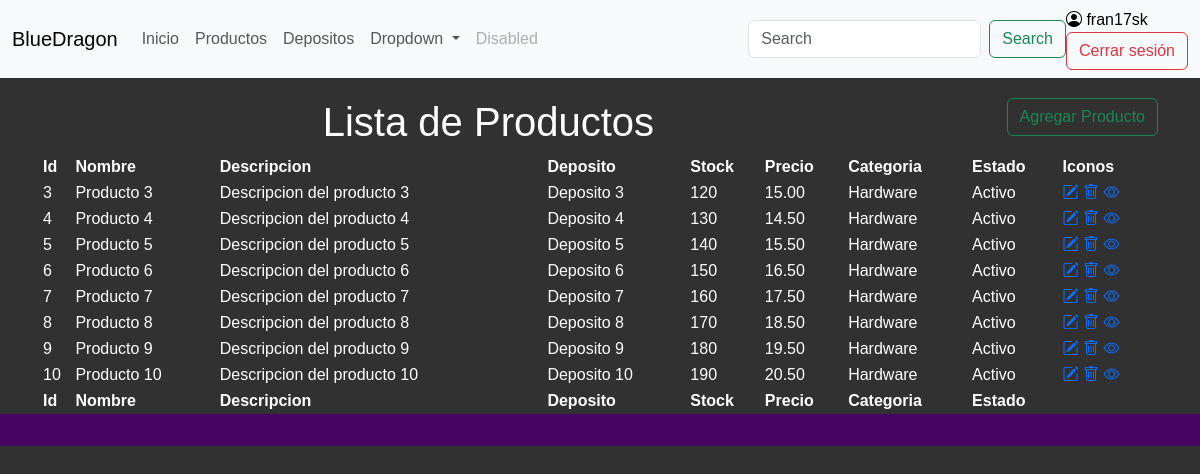
Page /productos/ (signed in) on the earlier database version.
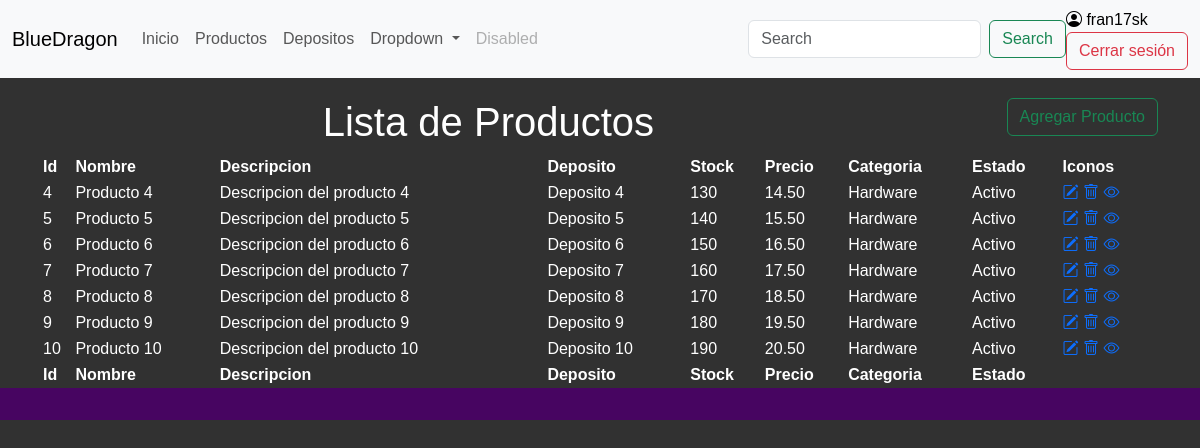
Same page on the later database version.
### mi_aplicacion/models.py (models this page shows, shortened)
class ProductoPorDeposito(models.Model):
    deposito = models.ForeignKey(Deposito, on_delete=models.CASCADE)
    producto = models.ForeignKey(Producto, on_delete=models.CASCADE)
    cantidad = models.IntegerField()
    fecha_ingreso = models.DateField(blank=True, null=True)
    estado = models.CharField(max_length=255, blank=True, null=True)
    stock_actual = models.IntegerField(blank=True, null=True)

class Producto(models.Model):
    nombre = models.CharField(max_length=255)
    descripcion = models.TextField(blank=True, null=True)
    precio = models.DecimalField(max_digits=10, decimal_places=2, blank=True, null=True)
    categoria = models.CharField(max_length=255, blank=True, null=True)
    estado = models.CharField(max_length=255, blank=True, null=True)

class Deposito(models.Model):
    nombre = models.CharField(max_length=255)
    direccion = models.CharField(max_length=255)
    telefono = models.CharField(max_length=255, blank=True, null=True)
    email = models.EmailField(blank=True, null=True)
    estado = models.CharField(max_length=255, blank=True, null=True)
    capacidad_maxima = models.IntegerField(blank=True, null=True)
    localidad = models.ForeignKey(Localidad, on_delete=models.SET_NULL, null=True, blank=True)

### mi_aplicacion/views.py (the view)
# urls.py: path('productos/', ProductoListView.as_view(), name='producto_list'),
class ProductoListView(LoginRequiredMixin,ListView):
    model = Producto
    template_name = 'productos/producto_list.html'
    context_object_name = 'productos'
    login_url = '../accounts/login/'
    def get_context_data(self, **kwargs):
        context = super().get_context_data(**kwargs)
        context['user'] = self.request.user
        context['depositos'] = Deposito.objects.all()
        context['productos_por_deposito'] = ProductoPorDeposito.objects.all()
        return context

### mi_aplicacion/templates/productos/producto_list.html (shortened to what the changed rows need)
<!DOCTYPE html>
<html lang="es">
<head>
    <link rel="stylesheet" href="https://cdn.jsdelivr.net/npm/bootstrap@5.3.3/dist/css/bootstrap.min.css">
    <link rel="stylesheet" href="https://cdn.jsdelivr.net/npm/bootstrap-icons@1.11.3/font/bootstrap-icons.min.css">
    <link rel="stylesheet" href="https://cdn.datatables.net/2.1.3/css/dataTables.dataTables.css">
    <link rel="stylesheet" href="https://cdn.jsdelivr.net/npm/bootstrap-icons@1.11.3/font/bootstrap-icons.min.css">
</head>
<body>
    <div class="container body">
        <div class="encabezado">
          <h1>Lista de Productos</h1>
        </div>
        <div class="">
            <table id="example" class="display" style="width:100%">
                <thead>
                    <tr>
                        <th>Id</th>
                        <th>Nombre</th>
                        <th>Descripcion</th>
                        <th>Deposito</th>
                        <th>Stock</th>
                        <th>Precio</th>
                        <th>Categoria</th>
                        <th>Estado</th>
                        <th>Iconos</th>
                    </tr>
                </thead>
                <tbody>
                    {% for item in productos_por_deposito %}
                    <tr>
                        <td>{{item.producto.id}}</td>
                        <td>{{item.producto.nombre}}</td>
                        <td>{{item.producto.descripcion}}</td>
                        <td>{{item.deposito.nombre}}</td>
                        <td>{{item.cantidad}}</td>
                        <td>{{item.producto.precio}}</td>
                        <td>{{item.producto.categoria}}</td>
                        <td>{{item.producto.estado}}</td>
                        <td><a href="{% url 'producto_update' item.producto.pk %}"><i class="bi bi-pencil-square"></i></a>
                            <a href="{% url 'producto_delete' item.producto.pk %}"><i class="bi bi-trash"></i></a>
                            <a href="{% url 'producto_detail' item.producto.pk %}"><i class="bi bi-eye"></i></a></td>
                    </tr>
                    {% empty %}
                <p>No hay productos disponibles.</p>
                {% endfor %}
                </tbody>
                <tfoot>
                    <tr>
                        <th>Id</th>
                        <th>Nombre</th>
                        <th>Descripcion</th>
                        <th>Deposito</th>
                        <th>Stock</th>
                        <th>Precio</th>
                        <th>Categoria</th>
                        <th>Estado</th>
                    </tr>
                </tfoot>
            </table>
        </div>
    </div>
</body>
</html>

Differences in the rows shown:
removed ProductoPorDeposito: producto.id "3", producto.nombre "Producto 3", producto.descripcion "Descripcion del producto 3", deposito.nombre "Deposito 3", cantidad "120", producto.precio "15.00", producto.categoria "Hardware", producto.estado "Activo"
